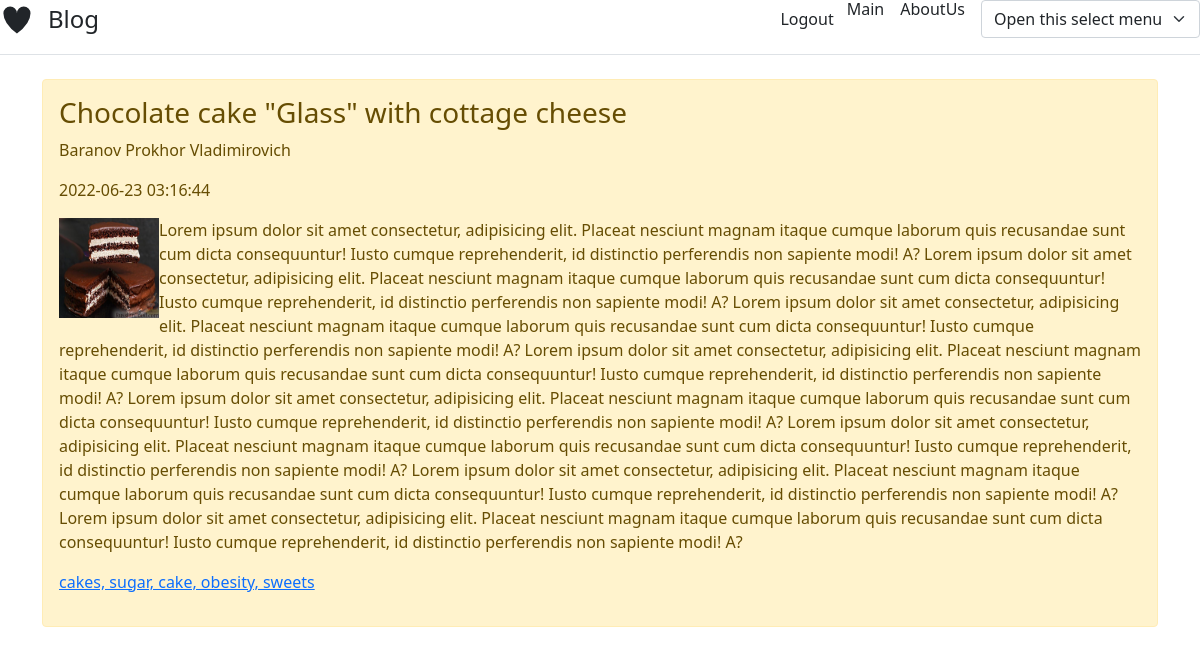
Screenshot of /blog_cake_php/articles/tort2.php with the database file from the repository.
### tables this page shows
CREATE TABLE `blog_tb` (
  `id` int NOT NULL,
  `title` varchar(255) DEFAULT NULL,
  `content` text,
  `author` varchar(255) DEFAULT NULL,
  `tags` varchar(255) DEFAULT NULL,
  `date` datetime NOT NULL DEFAULT CURRENT_TIMESTAMP,
  `image` varchar(255) DEFAULT NULL
);

### blog_cake_php/articles/tort2.php (the view, shortened to what this page needs)
<?php
include "../header/header.php";
include "../db_config.php";
$sql = "SELECT * FROM blog_tb WHERE id = 2";
if($result = $conn->query($sql)){
    foreach($result as $row){
        echo '<div class="alert alert-warning mt-2">';
        echo '<h3>' . $row['title'] . '</h3>';
        echo '<p>' . $row['author'] . '</p>';
        echo '<p>' . $row['date'] . '</p>';
        echo '<img style="float: left;" src = "../' . $row['image'] . '" width = "100px" height = "100px"/>';
        echo '<p>' . $row['content'] . '</p>';
        echo '<p><a href="index.php">' . $row['tags'] . '</a></p>';
        echo '</div>';
    }
} else{
    echo "Errors: " . $conn->error;
}
include "../footer/footer.php";
?>

### rows the page displays
blog_tb: title "Chocolate cake \"Glass\" with cottage cheese", author "Baranov Prokhor Vladimirovich", date "2022-06-23 03:16:44", image (picture), content "Lorem ipsum dolor sit amet consectetur, adipisicing elit. Placeat nesciunt magnam itaque cumque laborum quis recusandae sunt cum dicta consequuntur! Iusto cumque reprehenderit, id distinctio perferendis non sapiente modi! A? Lorem ipsum dolor sit amet consectetur, adipisicing elit. Placeat nesciunt magnam itaque cumque laborum quis recusandae sunt cum dicta consequuntur! Iusto cumque reprehenderit, id distinctio perferendis non sapiente modi! A? Lorem ipsum dolor sit amet consectetur, adipisicing elit. Placeat nesciunt magnam itaque cumque laborum quis recusandae sunt cum dicta consequuntur! Iusto cumque reprehenderit, id distinctio perferendis non sapiente modi! A? Lorem ipsum dolor sit…", tags "cakes, sugar, cake, obesity, sweets"
